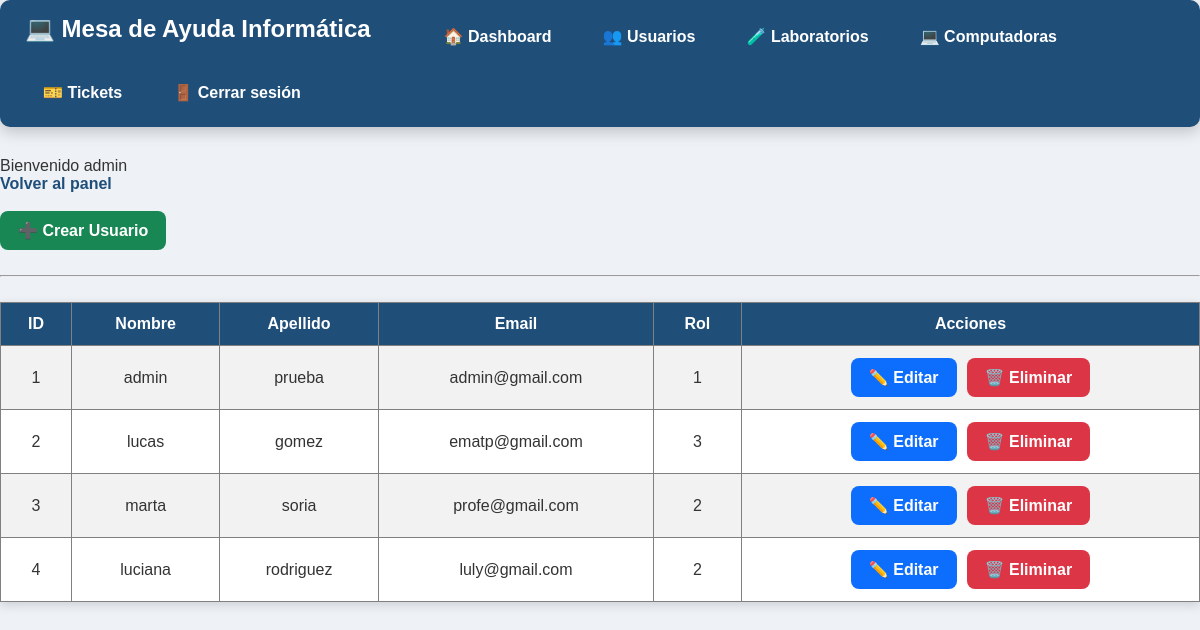
/administrativo/usuarios.php (signed in), run on an earlier commit of the app's database.
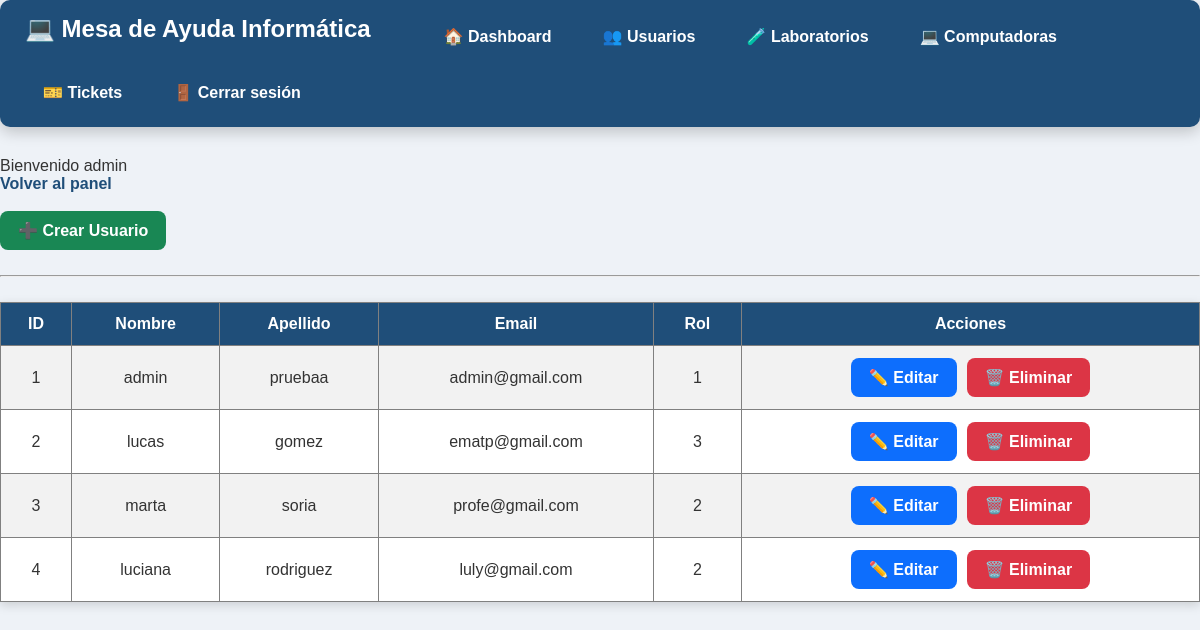
And on a later commit of the database.
### tables this page shows
CREATE TABLE `usuarios` (
  `id_usuario` int(11) NOT NULL,
  `nombre` varchar(50) NOT NULL,
  `apellido` varchar(50) NOT NULL,
  `email` varchar(100) NOT NULL,
  `contrasena` varchar(255) NOT NULL,
  `id_rol` int(11) NOT NULL
);

### administrativo/usuarios.php (the view, shortened to what this page needs)
<?php
include("../conexion/conexion.php");
$sql = "SELECT * FROM usuarios";
$resultado = mysqli_query($conexion, $sql);
?>
<!DOCTYPE html>
<html lang="es">
<head>
    <link rel="stylesheet" href="../css/estilos.css">
</head>
<body>
<?php include("../includes/menu_admin.php"); ?>
<p>Bienvenido <?php echo $_SESSION["nombre"]; ?></p>
<a href="inicio.php">Volver al panel</a>
<br><br>
<a href="crear_usuario.php" class="btn btn-verde">
➕ Crear Usuario
</a>
<hr>
<table border="1" cellpadding="10">
    <tr>
        <th>ID</th>
        <th>Nombre</th>
        <th>Apellido</th>
        <th>Email</th>
        <th>Rol</th>
        <th>Acciones</th>
    </tr>
    <?php while ($fila = mysqli_fetch_assoc($resultado)) { ?>
        <tr>
            <td><?php echo $fila["id_usuario"]; ?></td>
            <td><?php echo $fila["nombre"]; ?></td>
            <td><?php echo $fila["apellido"]; ?></td>
            <td><?php echo $fila["email"]; ?></td>
            <td><?php echo $fila["id_rol"]; ?></td>
           <td>
<div class="acciones">
<a
class="btn btn-azul"
href="editar_usuario.php?id=<?php echo $fila["id_usuario"]; ?>">
✏️ Editar
</a>
<a
class="btn btn-rojo"
href="eliminar_usuario.php?id=<?php echo $fila["id_usuario"]; ?>"
onclick="return confirm('¿Seguro que querés eliminar este usuario?');">
🗑️ Eliminar
</a>
</div>
</td>
        </tr>
    <?php } ?>
</table>
</body>
</html>

What changed in the data, as far as the page shows it:
changed usuarios "admin": apellido "prueba" → "pruebaa"
